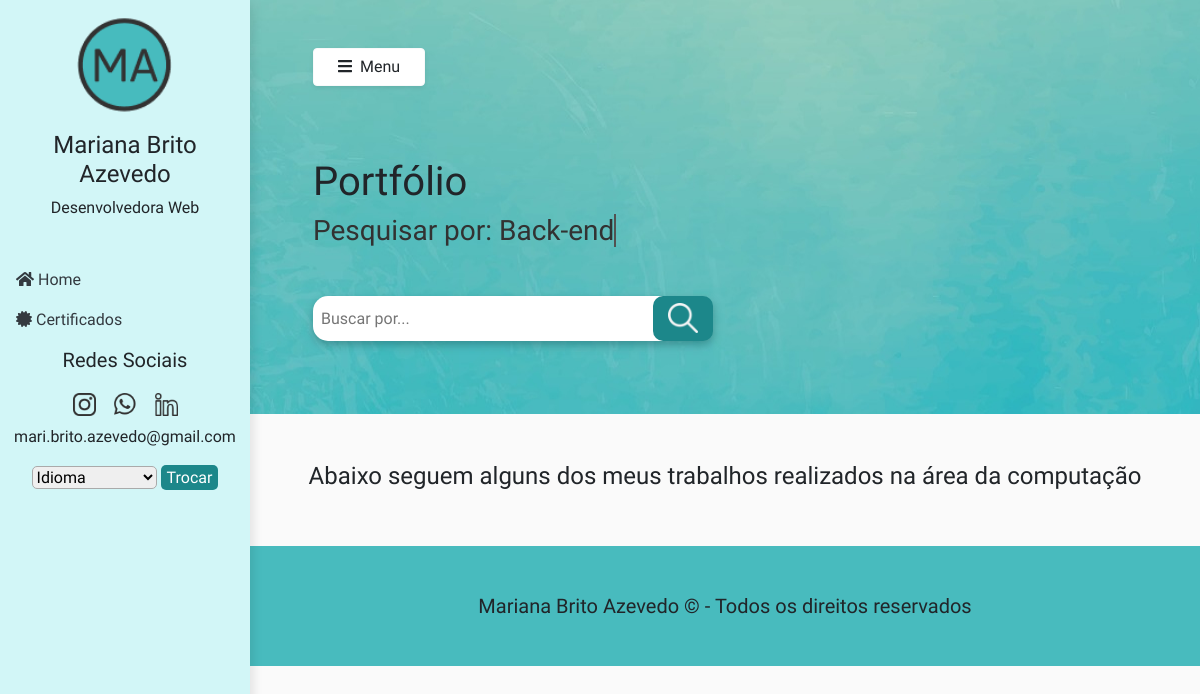
The page /portfolio/?page=2 on the database as committed earlier.
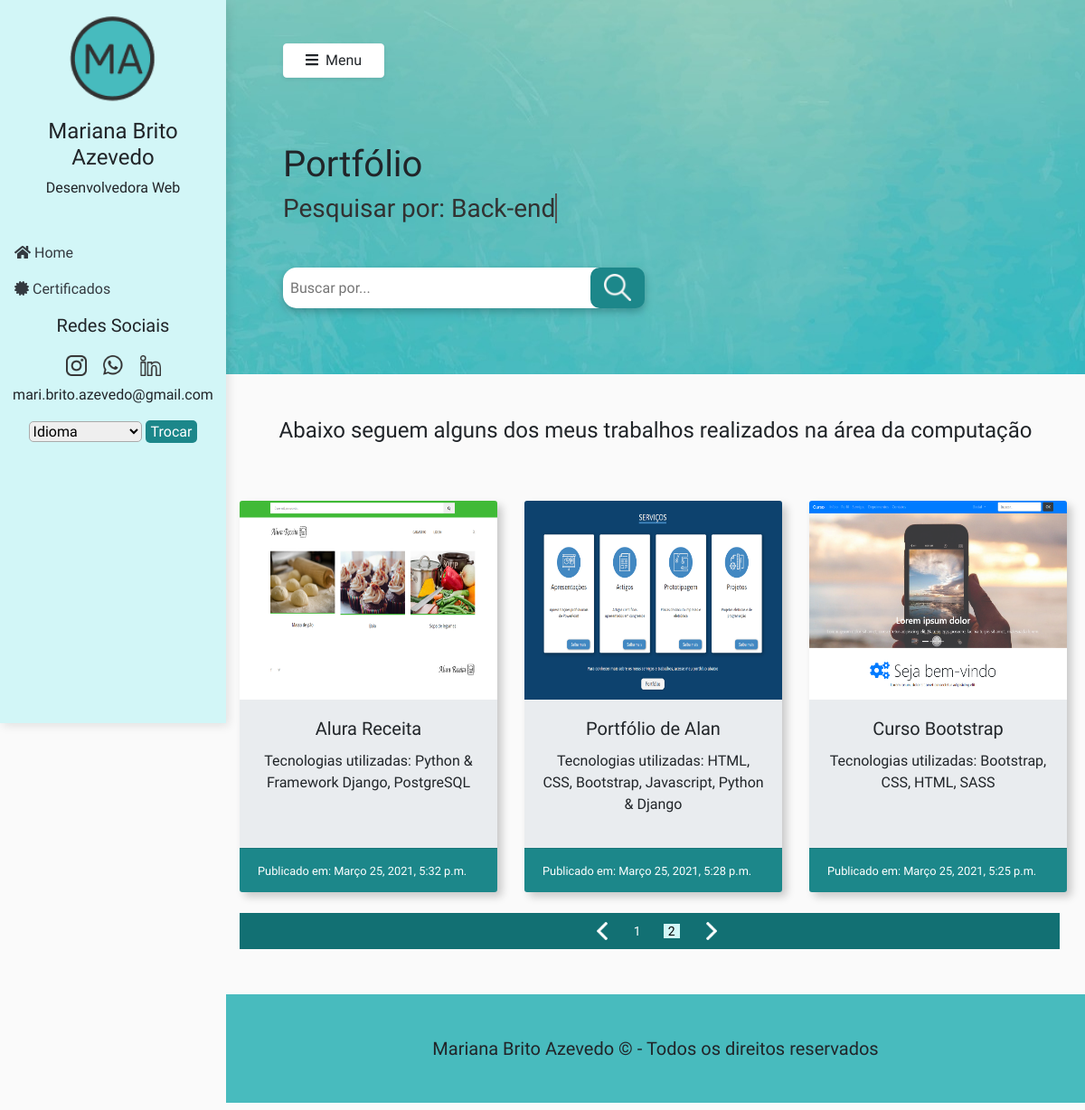
The same page on the database as committed later.
### port/models.py (models this page shows, shortened)
class PortfolioOK(models.Model):
    img_card = models.ImageField(upload_to='port/images', verbose_name='Imagem Card', null=True, blank=True)
    img_1 = models.ImageField(upload_to='port/images', verbose_name='Imagem 1', null=True, blank=True)
    img_2 = models.ImageField(upload_to='port/images', verbose_name='Imagem 2', null=True, blank=True)
    titulo_port = models.CharField('Título português', max_length=200)
    titulo_ing = models.CharField('Título inglês', max_length=200)
    slug = models.SlugField('Atalho')
    texto_port = models.TextField('Texto português')
    texto_ing = models.TextField('Texto inglês')
    tecnologias = models.TextField('Tecnologias', null=True, blank=True)
    published_date = models.DateTimeField(default=timezone.now)
    link_rep = models.CharField('Link Git', max_length=200, null=True, blank=True)
    def get_absolute_url(self):
        return reverse('port:details', args=[str(self.slug)])
    class Meta:
        verbose_name = 'Postagem OK'
        verbose_name_plural = 'Postagens OK'
        ordering = ['published_date']

### port/views.py (the view)
# urls.py: path('', views.index, name='index'),
def index(request):
    posts = PortfolioOK.objects.all().order_by('-published_date')
    page = request.GET.get('page', 1)
    paginator = Paginator(posts,6)
    try:
        posts = paginator.page(page)
    except PageNotAnInteger:
        posts = paginator.page(1)
    except EmptyPage:
        posts = paginator.page(paginator.num_pages)
    context = {
        'posts': posts,
    }
    template_name = 'port/portfolio.html'
    return render(request, template_name, context)

### port/templates/port/portfolio.html (shortened to what the changed rows need)
{% load static %}
{% load i18n %}
{% get_current_language as LANGUAGE_CODE %}
<!DOCTYPE html>
<html lang="en">
<head>
    <link rel="stylesheet" href="{% static 'css/bootstrap.css' %}">
    <link rel="stylesheet" href="{% static 'css/style.css' %}">
    <link rel="stylesheet" href="{% static 'css/fontawesome.css' %}">
</head>
{% if LANGUAGE_CODE == 'pt-br' %}
<body>
                    {% get_current_language as LANGUAGE_CODE %}
                            {% get_current_language as LANGUAGE_CODE %}
    <div class="page-content p-5" id="content">
        <div class="container">
            <div class="inicio" id="home">
                <h1 class="pt-5">Portfólio</h1>
            </div>
        </div>
    </div>
    <div class="page-content-port" id="content2" style="background-color: #fafafa;">
        <div class="container">
            <div class="card-deck">
                {% for post in posts %}
                <div class="card my-2">
                    <a href="{{post.get_absolute_url}}"><img class="card-img-top" src="{{post.img_card.url}}" alt="{{post.title}}" style="height: 220px;"></a>
                    <div class="card-body">
                        <h5 class="card-title text-center">{{post.titulo_port}}</h5>
                        <p class="text-center">Tecnologias utilizadas: {{post.tecnologias}}</p>
                    </div>
                    <div class="card-footer" style="background-color: #1c878a;">
                        <p class="card-text"><small style=" color: white;">Publicado em: {{post.published_date}}</small></p>
                    </div>
                </div>
                {% endfor %}
                {% if posts.has_other_pages %}
                    <div class="t-paginador">
                        <ul class="l-paginador">
                        {% if posts.has_previous %}
                            <li><a href="?page={{ posts.previous_page_number }}"><img src="{% static 'img/seta-esquerda.png' %}" alt="" style="height: 20px;"></a></li>
                        {% else %}
                            <li class="disabled"><span><img src="{% static 'img/seta-esquerda.png' %}" alt="" style="height: 20px;"></span></li>
                        {% endif %}
                        {% for i in posts.paginator.page_range %}
                            {% if posts.number == i %}
                            <li class="active"><span style="background-color: #d2f6f7; padding: 0px 5px; color: #030303;">{{ i }}</span></li>
                            {% elif i > posts.number|add:'-3' and i < posts.number|add:'3' %}
                            <li><a href="?page={{ i }}" style="color: white; text-decoration: none;">{{ i }}</a></li>
                            {% endif %}
                        {% endfor %}
                        {% if posts.has_next %}
                            <li><a href="?page={{ posts.next_page_number }}"><img src="{% static 'img/seta-direita.png' %}" alt="" style="height: 20px;"></a></li>
                        {% else %}
                            <li class="disabled"><span><img src="{% static 'img/seta-direita.png' %}" alt="" style="height: 20px;"></span></li>
                        {% endif %}
                        </ul>
                    </div>
                    {% endif %}
            </div>
        </div>
    </div>
    {% endif %}
</body>
</html>

Rows that differ between the two databases and show on the page:
added PortfolioOK: img_card (picture), titulo_port "Alura Receita", tecnologias "Python & Framework Django, PostgreSQL", published_date "Março 25, 2021, 5:32 p.m."
added PortfolioOK: img_card (picture), titulo_port "Portfólio de Alan", tecnologias "HTML, CSS, Bootstrap, Javascript, Python & Django", published_date "Março 25, 2021, 5:28 p.m."
added PortfolioOK: img_card (picture), titulo_port "Curso Bootstrap", tecnologias "Bootstrap, CSS, HTML, SASS", published_date "Março 25, 2021, 5:25 p.m."
Other text that changed with them:
new list line: "1"
new list line: "2"
